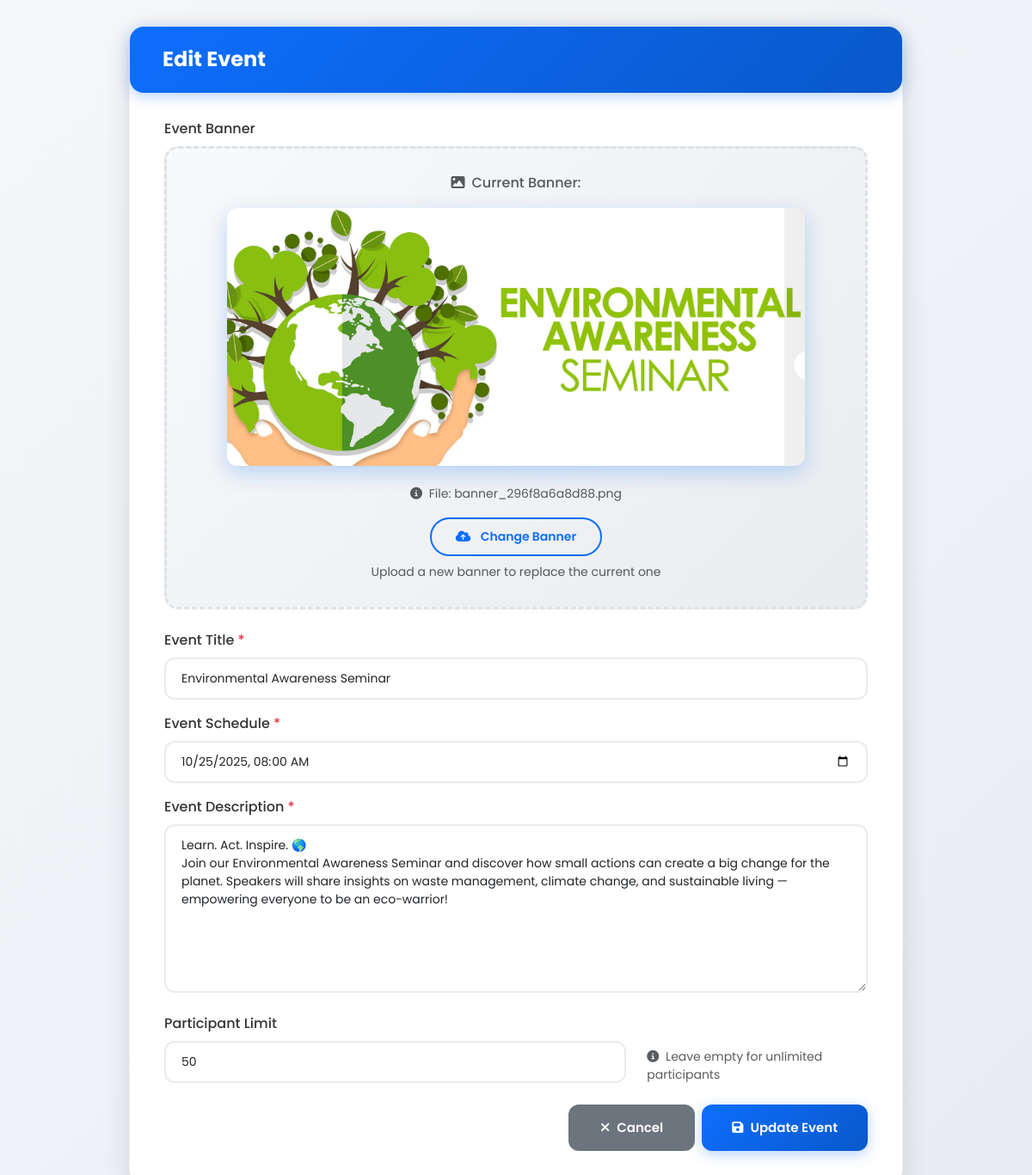
The page /events/edit.php?id=38 (signed in) on the database as committed earlier.
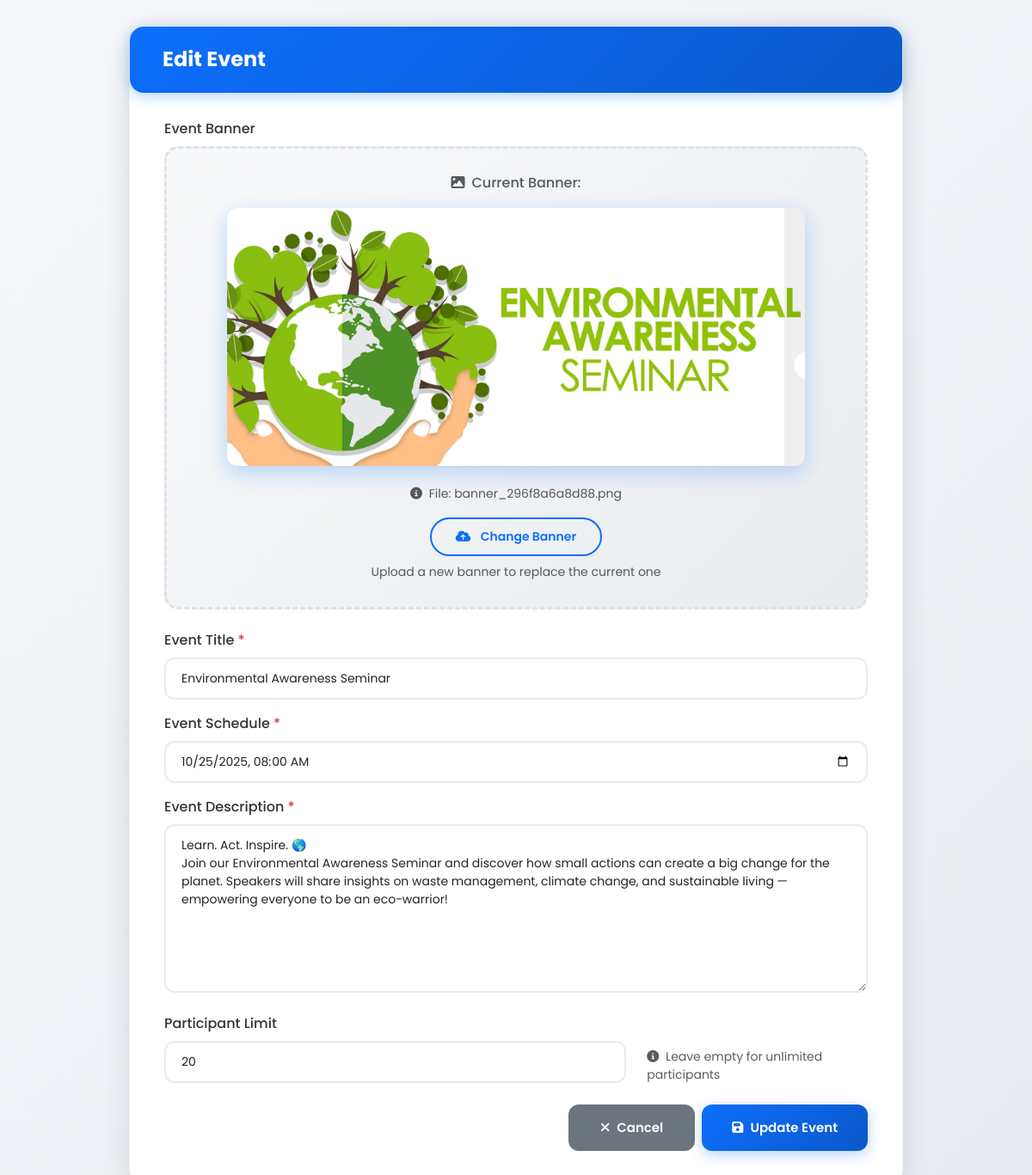
The same page on the database as committed later.
### tables this page shows
CREATE TABLE `events` (
  `id` int(30) NOT NULL,
  `title` varchar(250) NOT NULL,
  `content` text NOT NULL,
  `schedule` datetime NOT NULL,
  `banner` text DEFAULT NULL,
  `participant_limit` int(11) DEFAULT NULL COMMENT 'Maximum number of participants allowed for this event',
  `max_participants` int(11) DEFAULT NULL,
  `date_created` datetime NOT NULL DEFAULT current_timestamp()
);

### inc/config.php (called while the page is built, shortened)
<?php
function e(string $s): string { return htmlspecialchars($s, ENT_QUOTES, 'UTF-8'); }

### events/edit.php (the view, shortened to what this page needs)
<?php
require_once __DIR__ . '/../inc/config.php';
$pdo = get_pdo();
$id = (int)($_GET['id'] ?? 0);
$row = $pdo->prepare('SELECT * FROM events WHERE id=?');
$row->execute([$id]);
$row = $row->fetch();
?>
<!DOCTYPE html>
<html lang="en">
<head>
    <link href="https://cdn.jsdelivr.net/npm/bootstrap@5.3.0/dist/css/bootstrap.min.css" rel="stylesheet">
    <link rel="stylesheet" href="https://cdnjs.cloudflare.com/ajax/libs/font-awesome/6.4.0/css/all.min.css">
</head>
<body>
    <div class="container">
        <div class="form-card">
            <div class="form-header">
                <h4><i class="fas fa-calendar-edit me-2"></i>Edit Event</h4>
            </div>
            <form method="POST" enctype="multipart/form-data">
                <div class="mb-4">
                    <label class="form-label">Event Banner</label>
                    <div class="banner-upload">
                        <?php if ($row['banner'] && file_exists(__DIR__ . '/../uploads/' . $row['banner'])): ?>
                            <div class="current-banner-section mb-3">
                                <h6 class="text-muted mb-2"><i class="fas fa-image me-2"></i>Current Banner:</h6>
                                <img id="bannerPreview" class="banner-preview" src="/scratch/uploads/<?= e($row['banner']) ?>" alt="Current Banner">
                                <div class="mt-2">
                                    <small class="text-muted">
                                        <i class="fas fa-info-circle me-1"></i>
                                        File: <?= e($row['banner']) ?>
                                    </small>
                                </div>
                            </div>
                        <?php endif; ?>
                        <div class="upload-section">
                            <label for="bannerInput" class="btn btn-outline-primary btn-sm">
                                <i class="fas fa-cloud-upload-alt me-2"></i>
                                <?= ($row['banner'] && file_exists(__DIR__ . '/../uploads/' . $row['banner'])) ? 'Change Banner' : 'Upload Banner' ?>
                            </label>
                            <p class="text-muted small mt-2 mb-0">
                                <?= ($row['banner'] && file_exists(__DIR__ . '/../uploads/' . $row['banner'])) ? 'Upload a new banner to replace the current one' : 'Upload a banner image (Optional)' ?>
                            </p>
                        </div>
                    </div>
                </div>
                <div class="mb-3">
                    <label class="form-label required">Event Title</label>
                    <input type="text" class="form-control" name="title" required value="<?= e($row['title']) ?>">
                </div>
                <div class="mb-3">
                    <label class="form-label required">Event Schedule</label>
                    <input type="datetime-local" class="form-control" name="schedule" required
                           value="<?= date('Y-m-d\TH:i', strtotime($row['schedule'])) ?>">
                </div>
                <div class="mb-4">
                    <label class="form-label required">Event Description</label>
                    <textarea class="form-control" name="content" rows="8" required><?= e($row['content']) ?></textarea>
                </div>
                <div class="mb-4">
                    <label class="form-label">Participant Limit</label>
                    <div class="row">
                        <div class="col-md-8">
                            <input type="number" class="form-control" name="participant_limit" min="1"
                                   value="<?= isset($row['participant_limit']) ? $row['participant_limit'] : '' ?>"
                                   placeholder="Enter maximum number of participants (optional)">
                        </div>
                        <div class="col-md-4">
                            <small class="text-muted d-block mt-2">
                                <i class="fas fa-info-circle me-1"></i>
                                Leave empty for unlimited participants
                            </small>
                        </div>
                    </div>
                </div>
                <div class="d-flex justify-content-end gap-2 mt-4">
                    <a href="/scratch/admin.php?page=events" class="btn btn-secondary">
                        <i class="fas fa-times me-2"></i>Cancel
                    </a>
                    <button type="submit" class="btn btn-primary">
                        <i class="fas fa-save me-2"></i>Update Event
                    </button>
                </div>
            </form>
        </div>
    </div>
</body>
</html>

Rows that differ between the two databases and show on the page:
changed events "banner_296f8a6a8d88.png": participant_limit "50" → "20"
